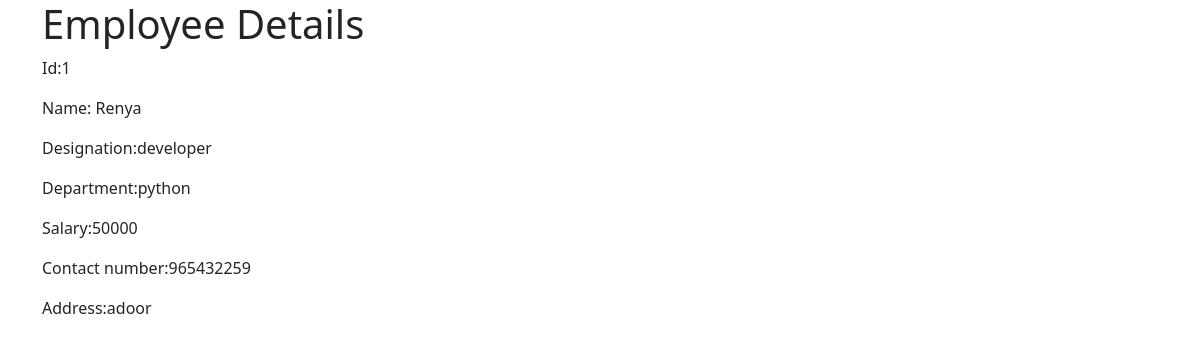
/employee/1/, run on the app's committed database.
### myapp/models.py (models this page shows)
class Employee(models.Model):
    name=models.CharField(max_length=200)
    designation=models.CharField(max_length=200)
    department=models.CharField(max_length=200)
    salary=models.PositiveIntegerField()
    contact=models.CharField(max_length=200)
    address=models.CharField(max_length=200)

### myapp/views.py (the view)
# urls.py: path('employee/<int:pk>/',views.EmployeeDetailView.as_view(),name='employee-detail'),
class EmployeeDetailView(View):
    def get(self,request,*args,**kwargs):
        id=kwargs.get("pk")
        qs=Employee.objects.get(id=id)
        return render(request,'employee_detail.html',{'employee':qs})

### myapp/templates/employee_detail.html (shortened to what this page needs)
<!DOCTYPE html>
<html lang="en">
<head>
    <link href="https://cdn.jsdelivr.net/npm/bootstrap@5.0.2/dist/css/bootstrap.min.css" rel="stylesheet">
</head>
<body>
    <div class="container">
        <h1>Employee Details</h1>
        <div class="row">
            <div class="col-8">
                <p>Id:{{employee.id}}</p>
                <p>Name: {{employee.name}}</p>
                <p>Designation:{{employee.designation}}</p>
                <p>Department:{{employee.department}}</p>
                <p>Salary:{{employee.salary}}</p>
                <p>Contact number:{{employee.contact}}</p>
                <p>Address:{{employee.address}}</p>
            </div>
        </div>
    </div>
</body>
</html>

### data on the page
Employee: id "1", name "Renya", designation "developer", department "python", salary "50000", contact "965432259", address "adoor"
